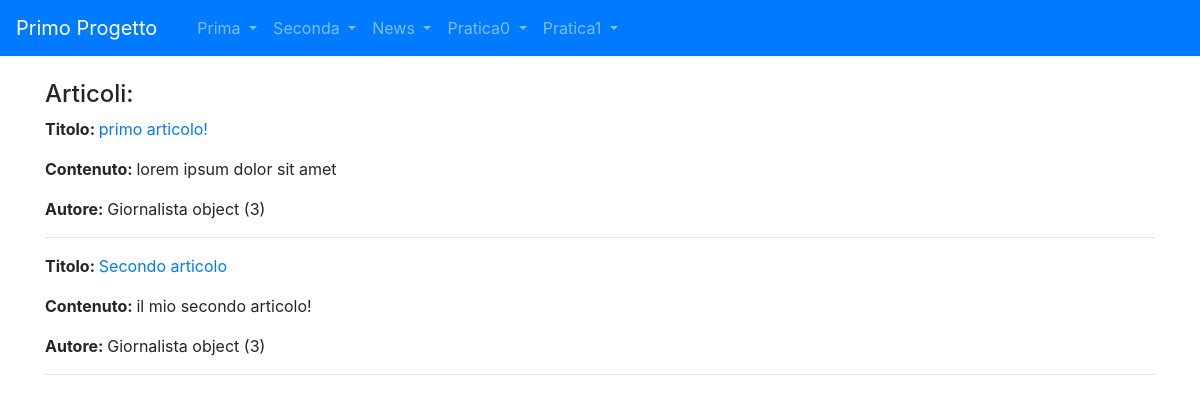
/news/lista_articoli/, run on the app's committed database.
### news/models.py (models this page shows)
class Articolo(models.Model):
  titolo=models.CharField(max_length=100)
  contenuto=models.TextField()
  giornalista=models.ForeignKey(Giornalista, on_delete=models.CASCADE, related_name="articoli")
  class Meta:
    verbose_name="Articolo"
    verbose_name_plural="Articoli"

class Giornalista(models.Model):
  nome=models.CharField(max_length=20)
  cognome=models.CharField(max_length=20)
  class Meta:
    verbose_name="Giornalista"
    verbose_name_plural="Giornalisti"

### news/views.py (the view)
# urls.py: path('lista_articoli/',ArticoloListView.as_view(),name="lista_articoli"),
class ArticoloListView(ListView):
  model=Articolo
  template_name="lista_articoli.html"
  def get_context_data(self,**kwargs):
    context=super().get_context_data(**kwargs)
    context['articoli']=Articolo.objects.all()
    return context

### news/templates/lista_articoli.html (shortened to what this page needs)
{% extends 'base.html' %}
{% block content %}
<h4>Articoli:</h4>
{% for articolo in articoli %}
<p><strong>Titolo: </strong><a href="/news/articoli/{{articolo.id}}">{{articolo.titolo}}</a></p>
<p><strong>Contenuto: </strong>{{articolo.contenuto}}</p>
<p><strong>Autore: </strong>{{articolo.giornalista}}</p>
<hr>
{% endfor %}
{% endblock content %}

### data on the page
Articolo: titolo "primo articolo!", contenuto "lorem ipsum dolor sit amet", giornalista "Giornalista object (3)"
Articolo: titolo "Secondo articolo", contenuto "il mio secondo articolo!", giornalista "Giornalista object (3)"
